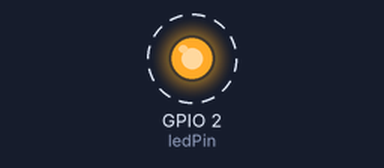
The program below on a simulated ESP32. Shown: output pins drawn as LEDs (lit = HIGH). Dashed ring = blinking. What the program prints to the serial monitor is not drawn.

Above: at 0.5 s.
Timing chart, 0 to 4.6 s (numbered marks = the images above):
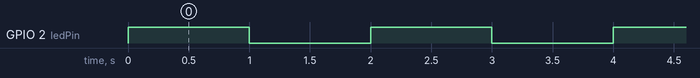

The program:

main.cpp
```cpp
#include <Arduino.h>

// Definir el pin del LED integrado
// La mayoría de las placas ESP32 tienen el LED en el pin GPIO 2
const int ledPin = 2;

// La función 'setup()' se ejecuta una vez cuando el programa se inicia
void setup() {
  // Inicializar la comunicación serial para depuración
  Serial.begin(115200);
  Serial.println("¡Iniciando prueba de ESP32!");

  // Configurar el pin del LED como salida
  pinMode(ledPin, OUTPUT);
}

// La función 'loop()' se ejecuta repetidamente
void loop() {
  Serial.println("LED encendido");
  // Encender el LED
  digitalWrite(ledPin, HIGH);
  // Esperar 1 segundo (1000 milisegundos)
  delay(1000);

  Serial.println("LED apagado");
  // Apagar el LED
  digitalWrite(ledPin, LOW);
  // Esperar 1 segundo
  delay(1000);
}
```

Measured:
- by itself, GPIO 2 (ledPin): alternates HIGH for 1.0 s and LOW for 1.0 s
